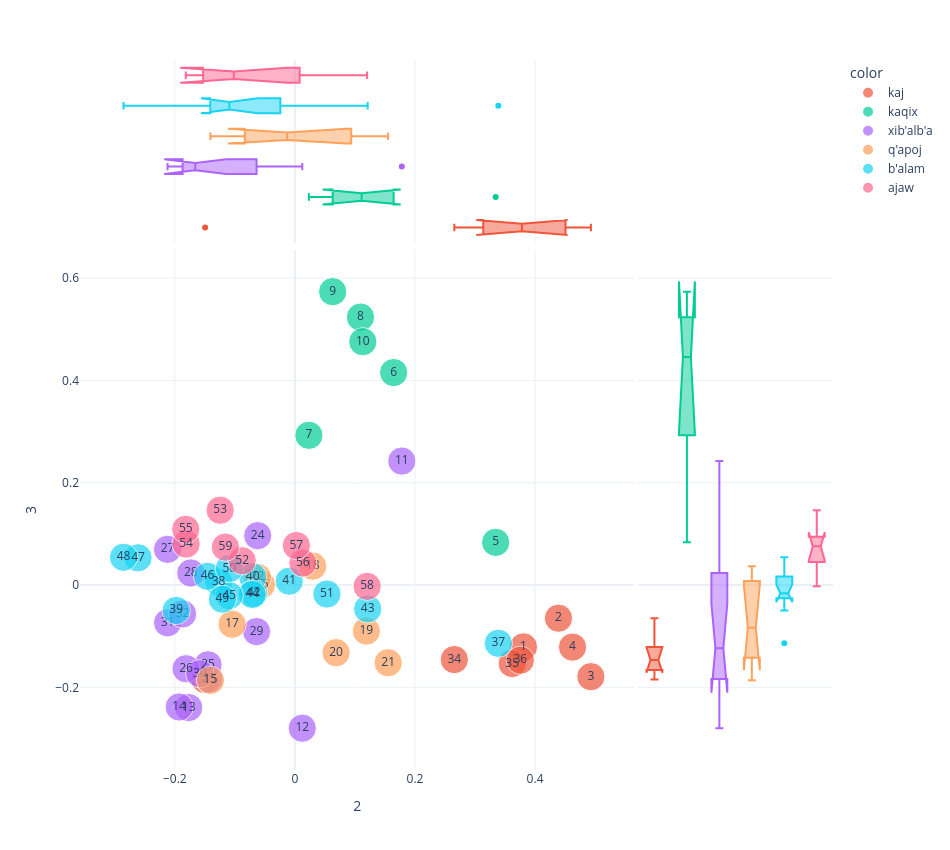
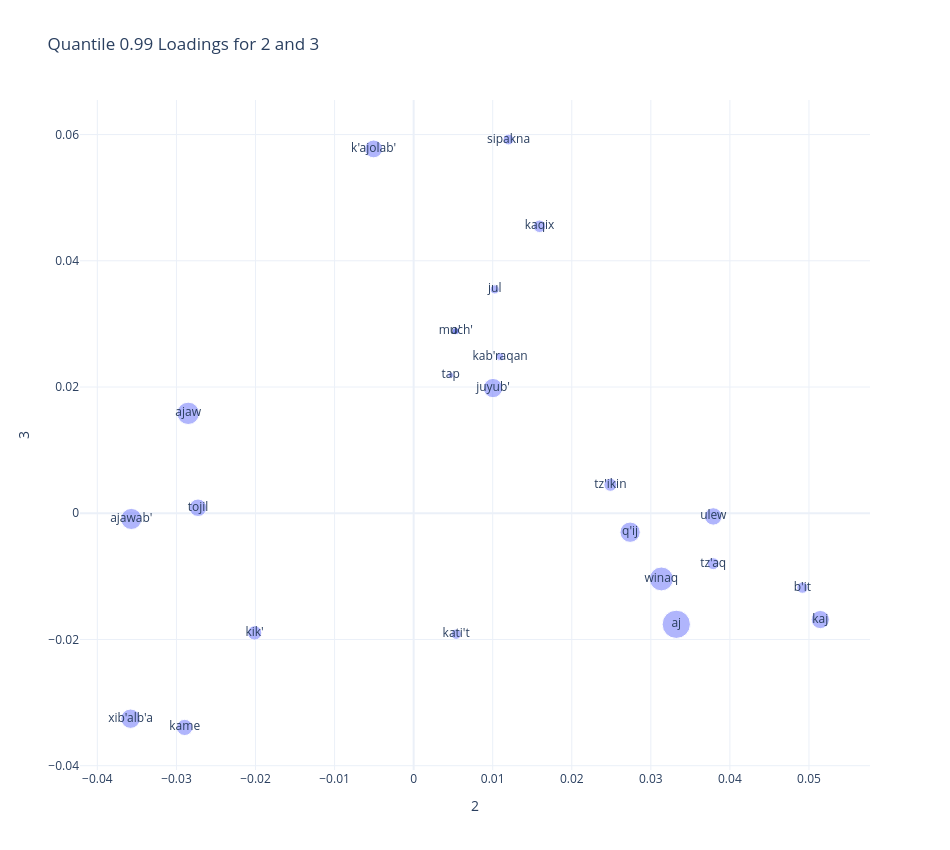

The code cell stored with these charts, in order, in its notebook:
### Code cell
plot_pca(2,3)

### Figure 1 — Plotly figure (JSON) as saved in the notebook; plotly's stock layout.template omitted (floating-point values rounded to 4 significant figures)
{"data": [{"hovertemplate": "color=kaj<br>2=%{x}<br>3=%{y}<br>size=%{marker.size}<br>chunk_id=%{text}<extra></extra>", "legendgroup": "kaj", "marker": {"color": "#EF553B", "size": [1, 1, 1, 1, 1, 1, 1, 1], "sizemode": "area", "sizeref": 0.0025, "symbol": "circle"}, "mode": "markers+text", "name": "kaj", "orientation": "v", "showlegend": true, "text": [1.0, 2.0, 3.0, 4.0, 33.0, 34.0, 35.0, 36.0], "type": "scatter", "x": [0.3807, 0.439, 0.493, 0.4624, -0.1496, 0.2655, 0.362, 0.3755], "xaxis": "x", "y": [-0.1209, -0.06483, -0.1791, -0.1213, -0.1847, -0.1457, -0.1534, -0.1469], "yaxis": "y"}, {"alignmentgroup": "True", "hovertemplate": "color=kaj<br>2=%{x}<extra></extra>", "legendgroup": "kaj", "marker": {"color": "#EF553B", "symbol": "circle"}, "name": "kaj", "notched": true, "offsetgroup": "kaj", "showlegend": false, "type": "box", "x": [0.3807, 0.439, 0.493, 0.4624, -0.1496, 0.2655, 0.362, 0.3755], "xaxis": "x3", "yaxis": "y3"}, {"alignmentgroup": "True", "hovertemplate": "color=kaj<br>3=%{y}<extra></extra>", "legendgroup": "kaj", "marker": {"color": "#EF553B", "symbol": "circle"}, "name": "kaj", "notched": true, "offsetgroup": "kaj", "showlegend": false, "type": "box", "xaxis": "x2", "y": [-0.1209, -0.06483, -0.1791, -0.1213, -0.1847, -0.1457, -0.1534, -0.1469], "yaxis": "y2"}, {"hovertemplate": "color=kaqix<br>2=%{x}<br>3=%{y}<br>size=%{marker.size}<br>chunk_id=%{text}<extra></extra>", "legendgroup": "kaqix", "marker": {"color": "#00cc96", "size": [1, 1, 1, 1, 1, 1], "sizemode": "area", "sizeref": 0.0025, "symbol": "circle"}, "mode": "markers+text", "name": "kaqix", "orientation": "v", "showlegend": true, "text": [5.0, 6.0, 7.0, 8.0, 9.0, 10.0], "type": "scatter", "x": [0.3344, 0.1645, 0.02332, 0.1092, 0.0629, 0.1131], "xaxis": "x", "y": [0.08344, 0.4154, 0.2928, 0.5238, 0.5735, 0.4758], "yaxis": "y"}, {"alignmentgroup": "True", "hovertemplate": "color=kaqix<br>2=%{x}<extra></extra>", "legendgroup": "kaqix", "marker": {"color": "#00cc96", "symbol": "circle"}, "name": "kaqix", "notched": true, "offsetgroup": "kaqix", "showlegend": false, "type": "box", "x": [0.3344, 0.1645, 0.02332, 0.1092, 0.0629, 0.1131], "xaxis": "x3", "yaxis": "y3"}, {"alignmentgroup": "True", "hovertemplate": "color=kaqix<br>3=%{y}<extra></extra>", "legendgroup": "kaqix", "marker": {"color": "#00cc96", "symbol": "circle"}, "name": "kaqix", "notched": true, "offsetgroup": "kaqix", "showlegend": false, "type": "box", "xaxis": "x2", "y": [0.08344, 0.4154, 0.2928, 0.5238, 0.5735, 0.4758], "yaxis": "y2"}, {"hovertemplate": "color=xib'alb'a<br>2=%{x}<br>3=%{y}<br>size=%{marker.size}<br>chunk_id=%{text}<extra></extra>", "legendgroup": "xib'alb'a", "marker": {"color": "#ab63fa", "size": [1, 1, 1, 1, 1, 1, 1, 1, 1, 1, 1, 1, 1, 1], "sizemode": "area", "sizeref": 0.0025, "symbol": "circle"}, "mode": "markers+text", "name": "xib'alb'a", "orientation": "v", "showlegend": true, "text": [11.0, 12.0, 13.0, 14.0, 23.0, 24.0, 25.0, 26.0, 27.0, 28.0, 29.0, 30.0, 31.0, 32.0], "type": "scatter", "x": [0.1781, 0.01227, -0.1769, -0.1927, -0.1431, -0.06197, -0.1447, -0.1813, -0.2121, -0.1734, -0.06383, -0.1584, -0.2121, -0.1871], "xaxis": "x", "y": [0.2424, -0.2798, -0.2395, -0.2384, -0.1838, 0.09654, -0.1559, -0.1636, 0.06989, 0.02358, -0.09101, -0.1733, -0.07381, -0.05646], "yaxis": "y"}, {"alignmentgroup": "True", "hovertemplate": "color=xib'alb'a<br>2=%{x}<extra></extra>", "legendgroup": "xib'alb'a", "marker": {"color": "#ab63fa", "symbol": "circle"}, "name": "xib'alb'a", "notched": true, "offsetgroup": "xib'alb'a", "showlegend": false, "type": "box", "x": [0.1781, 0.01227, -0.1769, -0.1927, -0.1431, -0.06197, -0.1447, -0.1813, -0.2121, -0.1734, -0.06383, -0.1584, -0.2121, -0.1871], "xaxis": "x3", "yaxis": "y3"}, {"alignmentgroup": "True", "hovertemplate": "color=xib'alb'a<br>3=%{y}<extra></extra>", "legendgroup": "xib'alb'a", "marker": {"color": "#ab63fa", "symbol": "circle"}, "name": "xib'alb'a", "notched": true, "offsetgroup": "xib'alb'a", "showlegend": false, "type": "box", "xaxis": "x2", "y": [0.2424, -0.2798, -0.2395, -0.2384, -0.1838, 0.09654, -0.1559, -0.1636, 0.06989, 0.02358, -0.09101, -0.1733, -0.07381, -0.05646], "yaxis": "y2"}, {"hovertemplate": "color=q'apoj<br>2=%{x}<br>3=%{y}<br>size=%{marker.size}<br>chunk_id=%{text}<extra></extra>", "legendgroup": "q'apoj", "marker": {"color": "#FFA15A", "size": [1, 1, 1, 1, 1, 1, 1, 1], "sizemode": "area", "sizeref": 0.0025, "symbol": "circle"}, "mode": "markers+text", "name": "q'apoj", "orientation": "v", "showlegend": true, "text": [15.0, 16.0, 17.0, 18.0, 19.0, 20.0, 21.0, 22.0], "type": "scatter", "x": [-0.1407, -0.05558, -0.1046, 0.02967, 0.119, 0.06863, 0.1553, -0.06245], "xaxis": "x", "y": [-0.1864, 0.000694, -0.07656, 0.03698, -0.08998, -0.1322, -0.152, 0.01505], "yaxis": "y"}, {"alignmentgroup": "True", "hovertemplate": "color=q'apoj<br>2=%{x}<extra></extra>", "legendgroup": "q'apoj", "marker": {"color": "#FFA15A", "symbol": "circle"}, "name": "q'apoj", "notched": true, "offsetgroup": "q'apoj", "showlegend": false, "type": "box", "x": [-0.1407, -0.05558, -0.1046, 0.02967, 0.119, 0.06863, 0.1553, -0.06245], "xaxis": "x3", "yaxis": "y3"}, {"alignmentgroup": "True", "hovertemplate": "color=q'apoj<br>3=%{y}<extra></extra>", "legendgroup": "q'apoj", "marker": {"color": "#FFA15A", "symbol": "circle"}, "name": "q'apoj", "notched": true, "offsetgroup": "q'apoj", "showlegend": false, "type": "box", "xaxis": "x2", "y": [-0.1864, 0.000694, -0.07656, 0.03698, -0.08998, -0.1322, -0.152, 0.01505], "yaxis": "y2"}, {"hovertemplate": "color=b'alam<br>2=%{x}<br>3=%{y}<br>size=%{marker.size}<br>chunk_id=%{text}<extra></extra>", "legendgroup": "b'alam", "marker": {"color": "#19d3f3", "size": [1, 1, 1, 1, 1, 1, 1, 1, 1, 1, 1, 1, 1, 1, 1], "sizemode": "area", "sizeref": 0.0025, "symbol": "circle"}, "mode": "markers+text", "name": "b'alam", "orientation": "v", "showlegend": true, "text": [37.0, 38.0, 39.0, 40.0, 41.0, 42.0, 43.0, 44.0, 45.0, 46.0, 47.0, 48.0, 49.0, 50.0, 51.0], "type": "scatter", "x": [0.3388, -0.1271, -0.1978, -0.07026, -0.009459, -0.06853, 0.1212, -0.0712, -0.1093, -0.1456, -0.2613, -0.2855, -0.1209, -0.1092, 0.05334], "xaxis": "x", "y": [-0.1138, 0.005791, -0.04977, 0.01588, 0.007606, -0.01627, -0.04663, -0.01837, -0.02062, 0.01705, 0.05325, 0.05429, -0.0276, 0.03233, -0.01756], "yaxis": "y"}, {"alignmentgroup": "True", "hovertemplate": "color=b'alam<br>2=%{x}<extra></extra>", "legendgroup": "b'alam", "marker": {"color": "#19d3f3", "symbol": "circle"}, "name": "b'alam", "notched": true, "offsetgroup": "b'alam", "showlegend": false, "type": "box", "x": [0.3388, -0.1271, -0.1978, -0.07026, -0.009459, -0.06853, 0.1212, -0.0712, -0.1093, -0.1456, -0.2613, -0.2855, -0.1209, -0.1092, 0.05334], "xaxis": "x3", "yaxis": "y3"}, {"alignmentgroup": "True", "hovertemplate": "color=b'alam<br>3=%{y}<extra></extra>", "legendgroup": "b'alam", "marker": {"color": "#19d3f3", "symbol": "circle"}, "name": "b'alam", "notched": true, "offsetgroup": "b'alam", "showlegend": false, "type": "box", "xaxis": "x2", "y": [-0.1138, 0.005791, -0.04977, 0.01588, 0.007606, -0.01627, -0.04663, -0.01837, -0.02062, 0.01705, 0.05325, 0.05429, -0.0276, 0.03233, -0.01756], "yaxis": "y2"}, {"hovertemplate": "color=ajaw<br>2=%{x}<br>3=%{y}<br>size=%{marker.size}<br>chunk_id=%{text}<extra></extra>", "legendgroup": "ajaw", "marker": {"color": "#FF6692", "size": [1, 1, 1, 1, 1, 1, 1, 1], "sizemode": "area", "sizeref": 0.0025, "symbol": "circle"}, "mode": "markers+text", "name": "ajaw", "orientation": "v", "showlegend": true, "text": [52.0, 53.0, 54.0, 55.0, 56.0, 57.0, 58.0, 59.0], "type": "scatter", "x": [-0.08778, -0.1245, -0.1813, -0.1818, 0.01323, 0.002407, 0.1203, -0.1158], "xaxis": "x", "y": [0.04748, 0.1463, 0.08019, 0.109, 0.04304, 0.07718, -0.002593, 0.0741], "yaxis": "y"}, {"alignmentgroup": "True", "hovertemplate": "color=ajaw<br>2=%{x}<extra></extra>", "legendgroup": "ajaw", "marker": {"color": "#FF6692", "symbol": "circle"}, "name": "ajaw", "notched": true, "offsetgroup": "ajaw", "showlegend": false, "type": "box", "x": [-0.08778, -0.1245, -0.1813, -0.1818, 0.01323, 0.002407, 0.1203, -0.1158], "xaxis": "x3", "yaxis": "y3"}, {"alignmentgroup": "True", "hovertemplate": "color=ajaw<br>3=%{y}<extra></extra>", "legendgroup": "ajaw", "marker": {"color": "#FF6692", "symbol": "circle"}, "name": "ajaw", "notched": true, "offsetgroup": "ajaw", "showlegend": false, "type": "box", "xaxis": "x2", "y": [0.04748, 0.1463, 0.08019, 0.109, 0.04304, 0.07718, -0.002593, 0.0741], "yaxis": "y2"}], "layout": {"height": 850, "legend": {"itemsizing": "constant", "title": {"text": "color"}, "tracegroupgap": 0}, "margin": {"t": 60}, "width": 950, "xaxis": {"anchor": "y", "domain": [0, 0.7363], "title": {"text": "2"}}, "xaxis2": {"anchor": "y2", "domain": [0.7413, 1], "matches": "x2", "showgrid": false, "showline": false, "showticklabels": false, "ticks": ""}, "xaxis3": {"anchor": "y3", "domain": [0, 0.7363], "matches": "x", "showgrid": true, "showticklabels": false}, "xaxis4": {"anchor": "y4", "domain": [0.7413, 1], "matches": "x2", "showgrid": false, "showline": false, "showticklabels": false, "ticks": ""}, "yaxis": {"anchor": "x", "domain": [0, 0.7326], "title": {"text": "3"}}, "yaxis2": {"anchor": "x2", "domain": [0, 0.7326], "matches": "y", "showgrid": true, "showticklabels": false}, "yaxis3": {"anchor": "x3", "domain": [0.7426, 1], "matches": "y3", "showgrid": false, "showline": false, "showticklabels": false, "ticks": ""}, "yaxis4": {"anchor": "x4", "domain": [0.7426, 1], "matches": "y3", "showgrid": true, "showline": false, "showticklabels": false, "ticks": ""}}}

### Figure 2 — Plotly figure (JSON) as saved in the notebook; plotly's stock layout.template omitted (floating-point values rounded to 4 significant figures)
{"data": [{"hovertemplate": "2=%{x}<br>3=%{y}<br>n=%{marker.size}<br>text=%{text}<extra></extra>", "legendgroup": "", "marker": {"color": "#636efa", "opacity": 0.5, "size": [219, 137, 122, 35, 91, 72, 113, 84, 39, 47, 83, 156, 103, 23, 102, 87, 17, 43, 30, 57, 14, 14, 32, 10], "sizemode": "area", "sizeref": 0.5475, "symbol": "circle"}, "mode": "markers+text", "name": "", "orientation": "v", "showlegend": false, "text": ["aj", "ajaw", "ajawab'", "b'it", "kaj", "kame", "q'ij", "tojil", "tz'aq", "tz'ikin", "ulew", "winaq", "xib'alb'a", "jul", "juyub'", "k'ajolab'", "kab'raqan", "kaqix", "kati't", "kik'", "much'", "o'", "sipakna", "tap"], "type": "scatter", "x": [0.03322, -0.02851, -0.03571, 0.04917, 0.05143, -0.02895, 0.02738, -0.02727, 0.03789, 0.02489, 0.0379, 0.03133, -0.0358, 0.01026, 0.01004, -0.00506, 0.01093, 0.01592, 0.005382, -0.02011, 0.005325, 0.005325, 0.012, 0.004687], "xaxis": "x", "y": [-0.0176, 0.01583, -0.0009064, -0.01179, -0.01684, -0.03394, -0.003003, 0.0008708, -0.007995, 0.004512, -0.0005032, -0.01041, -0.03255, 0.03546, 0.01983, 0.05772, 0.02481, 0.04547, -0.01916, -0.01896, 0.02886, 0.02886, 0.05921, 0.02187], "yaxis": "y"}], "layout": {"height": 850, "legend": {"itemsizing": "constant", "tracegroupgap": 0}, "title": {"text": "Quantile 0.99 Loadings for 2 and 3"}, "width": 950, "xaxis": {"anchor": "y", "domain": [0, 1], "title": {"text": "2"}}, "yaxis": {"anchor": "x", "domain": [0, 1], "title": {"text": "3"}}}}
